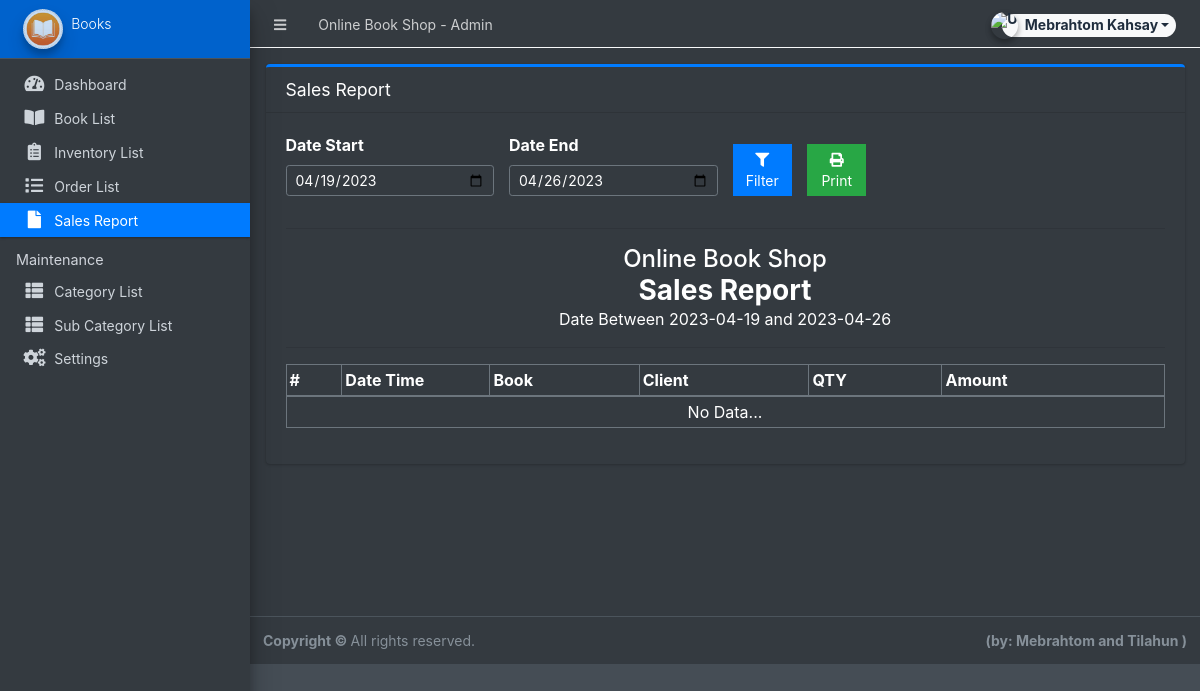
The app's page /admin/?page=sales (signed in), older data.
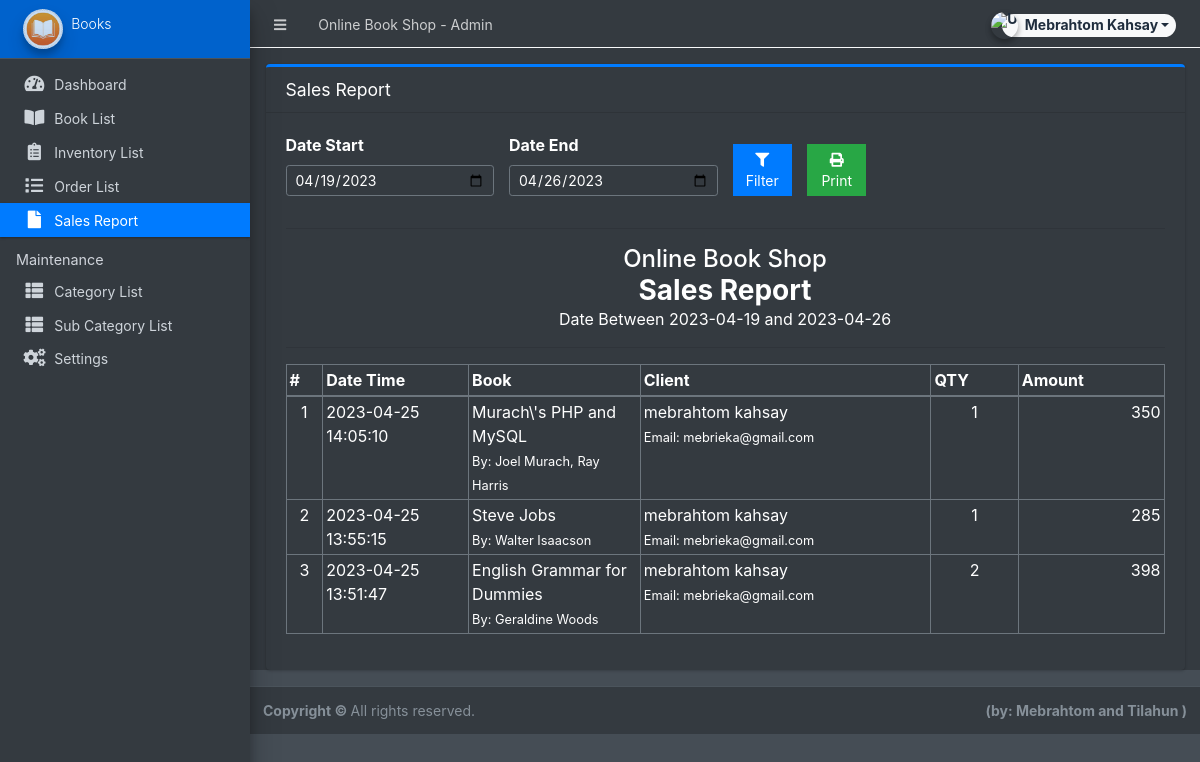
The same page, newer data.
### tables this page shows
CREATE TABLE `order_list` (
  `id` int(30) NOT NULL,
  `order_id` int(30) NOT NULL,
  `product_id` int(30) NOT NULL,
  `quantity` int(30) NOT NULL,
  `price` double NOT NULL,
  `total` double NOT NULL
);

CREATE TABLE `sales` (
  `id` int(30) NOT NULL,
  `order_id` int(30) NOT NULL,
  `total_amount` double NOT NULL,
  `date_created` datetime NOT NULL DEFAULT CURRENT_TIMESTAMP
);

CREATE TABLE `products` (
  `id` int(30) NOT NULL,
  `category_id` int(30) NOT NULL,
  `sub_category_id` int(30) NOT NULL,
  `title` varchar(250) NOT NULL,
  `author` text NOT NULL,
  `description` text NOT NULL,
  `status` tinyint(1) NOT NULL DEFAULT '1',
  `date_created` datetime NOT NULL DEFAULT CURRENT_TIMESTAMP
);

CREATE TABLE `clients` (
  `id` int(30) NOT NULL,
  `firstname` varchar(250) NOT NULL,
  `lastname` varchar(250) NOT NULL,
  `gender` varchar(20) NOT NULL,
  `contact` varchar(15) NOT NULL,
  `email` varchar(250) NOT NULL,
  `password` text NOT NULL,
  `default_delivery_address` text NOT NULL,
  `date_created` datetime NOT NULL DEFAULT CURRENT_TIMESTAMP
);

### classes/DBConnection.php (called while the page is built, shortened)
<?php
class DBConnection{
    private $host = DB_SERVER;
    private $username = DB_USERNAME;
    private $password = DB_PASSWORD;
    private $database = DB_NAME;
    public $conn;
    public function __construct(){
        if (!isset($this->conn)) {
            $this->conn = new mysqli($this->host, $this->username, $this->password, $this->database);
        }
    }
}
?>

### admin/sales/index.php (the view, shortened to what this page needs)
<?php
$date_start = isset($_GET['date_start']) ? $_GET['date_start'] :  date("Y-m-d",strtotime(date("Y-m-d")." -7 days")) ;
$date_end = isset($_GET['date_end']) ? $_GET['date_end'] :  date("Y-m-d") ;
?>
<div class="card card-primary card-outline">
    <div class="card-header">
        <h5 class="card-title">Sales Report</h5>
    </div>
    <div class="card-body">
        <form id="filter-form">
            <div class="row align-items-end">
                <div class="form-group col-md-3">
                    <label for="date_start">Date Start</label>
                    <input type="date" class="form-control form-control-sm" name="date_start" value="<?php echo date("Y-m-d",strtotime($date_start)) ?>">
                </div>
                <div class="form-group col-md-3">
                    <label for="date_start">Date End</label>
                    <input type="date" class="form-control form-control-sm" name="date_end" value="<?php echo date("Y-m-d",strtotime($date_end)) ?>">
                </div>
                <div class="form-group col-md-1">
                    <button class="btn btn-flat btn-block btn-primary btn-sm"><i class="fa fa-filter"></i> Filter</button>
                </div>
                <div class="form-group col-md-1">
                    <button class="btn btn-flat btn-block btn-success btn-sm" type="button" id="printBTN"><i class="fa fa-print"></i> Print</button>
                </div>
            </div>
        </form>
        <hr>
        <div id="printable">
            <div>
                <h4 class="text-center m-0"><?php echo $_settings->info('name') ?></h4>
                <h3 class="text-center m-0"><b>Sales Report</b></h3>
                <p class="text-center m-0">Date Between <?php echo $date_start ?> and <?php echo $date_end ?></p>
                <hr>
            </div>
            <table class="table table-bordered">
                <colgroup>
                    <col width="5">
                    <col width="10">
                    <col width="10">
                    <col width="10">
                    <col width="10">
                    <col width="10">
                </colgroup>
                <thead>
                    <tr>
                        <th>#</th>
                        <th>Date Time</th>
                        <th>Book</th>
                        <th>Client</th>
                        <th>QTY</th>
                        <th>Amount</th>
                    </tr>
                </thead>
                <tbody>
                    <?php
                    $i = 1;
                        $qry = $conn->query("SELECT * FROM `sales` where date(date_created) between '{$date_start}' and '{$date_end}' order by unix_timestamp(date_created) desc ");
                        while($row = $qry->fetch_assoc()):
                            $olist = $conn->query("SELECT ol.*,p.title,p.author,concat(c.firstname,' ',c.lastname) as name,c.email,o.date_created FROM order_list ol inner join orders o on o.id = ol.order_id inner join `products` p on p.id = ol.product_id inner join clients c on c.id = o.client_id  where ol.order_id = '{$row['order_id']}' ");
                            while($roww = $olist->fetch_assoc()):
                    ?>
                    <tr>
                        <td class="text-center"><?php echo $i++ ?></td>
                        <td><?php echo $row['date_created'] ?></td>
                        <td>
                            <p class="m-0"><?php echo $roww['title'] ?></p>
                            <p class="m-0"><small>By: <?php echo $roww['author'] ?></small></p>
                        </td>
                        <td>
                            <p class="m-0"><?php echo $roww['name'] ?></p>
                            <p class="m-0"><small>Email: <?php echo $roww['email'] ?></small></p>
                        </td>
                        <td class="text-center"><?php echo $roww['quantity'] ?></td>
                        <td class="text-right"><?php echo number_format($roww['quantity'] * $roww['price']) ?></td>
                    </tr>
                    <?php endwhile; ?>
                    <?php endwhile; ?>
                    <?php if($qry->num_rows <= 0): ?>
                    <tr>
                        <td class="text-center" colspan="6">No Data...</td>
                    </tr>
                    <?php endif; ?>
                </tbody>
            </table>
        </div>
    </div>
</div>

Row changes from the older to the newer data that the page shows:
added sales: date_created "2023-04-25 14:05:10"
added order_list: product.title "Murach\\'s PHP and MySQL", product.author "Joel Murach, Ray Harris", name "mebrahtom kahsay", clients.email "mebrieka@gmail.com", quantity "1", $roww['quantity']*$roww['price'] "350"
added sales: date_created "2023-04-25 13:55:15"
added order_list: product.title "Steve Jobs", product.author "Walter Isaacson", name "mebrahtom kahsay", clients.email "mebrieka@gmail.com", quantity "1", $roww['quantity']*$roww['price'] "285"
added sales: date_created "2023-04-25 13:51:47"
added order_list: product.title "English Grammar for Dummies", product.author "Geraldine Woods", name "mebrahtom kahsay", clients.email "mebrieka@gmail.com", quantity "2", $roww['quantity'] * $roww['price'] "398"
Text that changed along with them:
text no longer shown: "No Data..."
